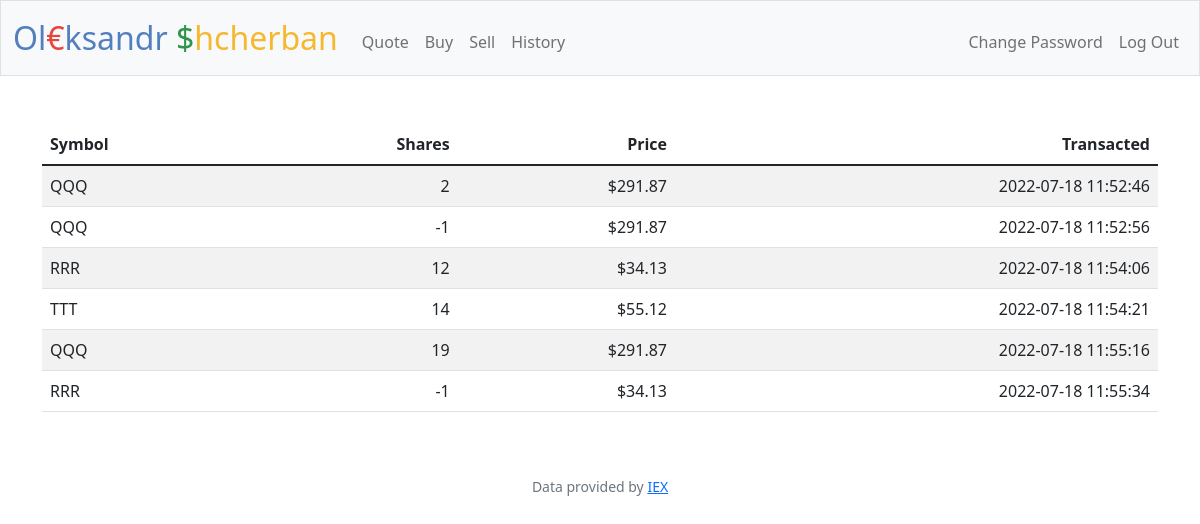
The app's page /history (signed in) with its own data.
### tables this page shows
CREATE TABLE 'operations' ('symbol' TEXT NOT NULL, 'shares' INTEGER NOT NULL, 'price' REAL, 'id'  INTEGER PRIMARY KEY NOT NULL  , 'user_id'  INTEGER NOT NULL  , 'datetime'  DATETIME NOT NULL DEFAULT CURRENT_TIMESTAMP  );

### app.py (the view)
@app.route("/history")
@login_required
def history():
    history = db.execute(
        "SELECT symbol, shares, price, datetime FROM operations WHERE user_id = (?)", session["user_id"])
    return render_template("history.html", history=history)

### app.py (called while the page is built)
@app.after_request
def after_request(response):
    response.headers["Cache-Control"] = "no-cache, no-store, must-revalidate"
    response.headers["Expires"] = 0
    response.headers["Pragma"] = "no-cache"
    return response

### helpers.py (called while the page is built)
def login_required(f):
    @wraps(f)
    def decorated_function(*args, **kwargs):
        if session.get("user_id") is None:
            return redirect("/login")
        return f(*args, **kwargs)
    return decorated_function

def usd(value):
    return f"${value:,.2f}"

### templates/history.html (shortened to what this page needs)
{% extends "layout.html" %}
{% block main %}
    <table class="table table-striped">
        <thead>
            <tr>
                <th class="text-start">Symbol</th>
                <th class="text-end">Shares</th>
                <th class="text-end">Price</th>
                <th class="text-end">Transacted</th>
            </tr>
        </thead>
        <tbody>
            {% for record in history %}
            <tr>
                <td class="text-start">{{ record['symbol'] }}</td>
                <td class="text-end">{{ record['shares'] }}</td>
                <td class="text-end">{{ record['price'] | usd }}</td>
                <td class="text-end">{{ record['datetime'] }}</td>
            </tr>
            {% endfor %}
        </tbody>
    </table>
{% endblock %}

### records on screen
operations: symbol "QQQ", shares "2", price "$291.87", datetime "2022-07-18 11:52:46"
operations: symbol "QQQ", shares "-1", price "$291.87", datetime "2022-07-18 11:52:56"
operations: symbol "RRR", shares "12", price "$34.13", datetime "2022-07-18 11:54:06"
operations: symbol "TTT", shares "14", price "$55.12", datetime "2022-07-18 11:54:21"
operations: symbol "QQQ", shares "19", price "$291.87", datetime "2022-07-18 11:55:16"
operations: symbol "RRR", shares "-1", price "$34.13", datetime "2022-07-18 11:55:34"
